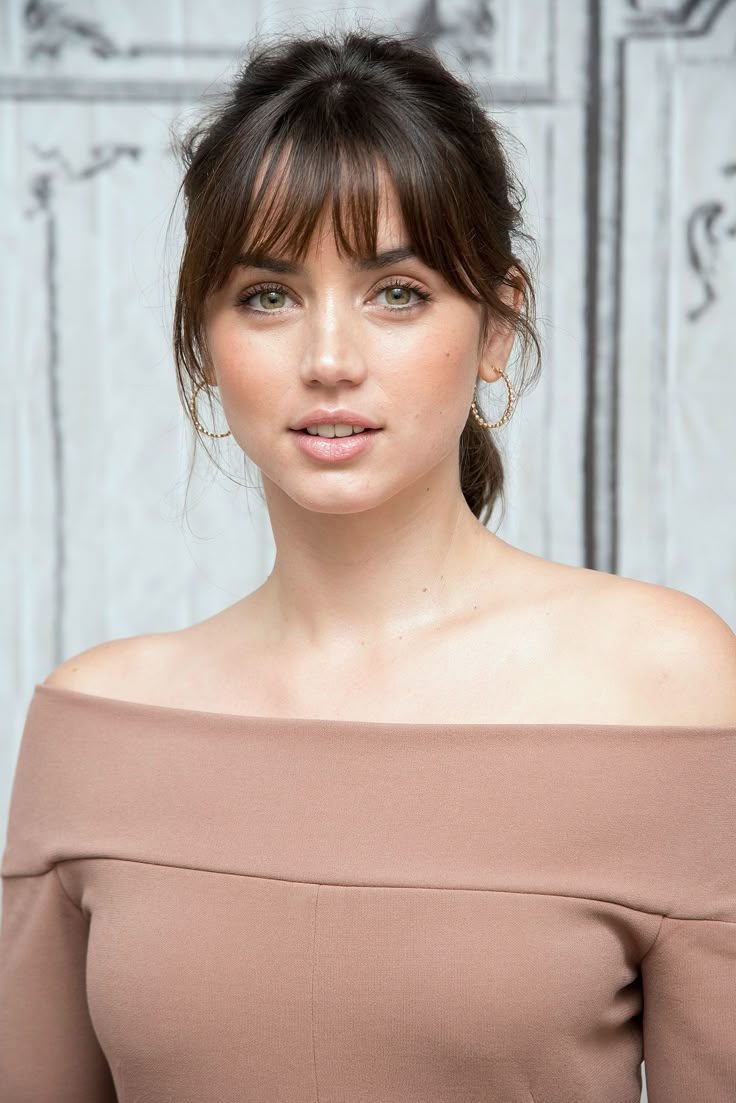
%> input picture Wavelet/IMG.jpg, 736 x 1103 px
$ octave wavelettransform.m   (GNU Octave 9; MATLAB toolbox functions it lacks are replaced by stand-ins)
%> lines starting %> are read from the running program, lines starting %| are printed output that depends on the picture
% created by - Dhairya Rathore
clc;
clear all;
close all;

% Read input image
Im = imread('IMG.jpg');
%> Im is the input picture: size 1103x736x3 uint8; mean R, G, B 184.9, 166.8, 158.4

% Display initial image (as it is)
figure;
imshow(Im);
title('Initial Image');

% Convert to grayscale if needed
if size(Im,3) == 3
    Ig = rgb2gray(Im);
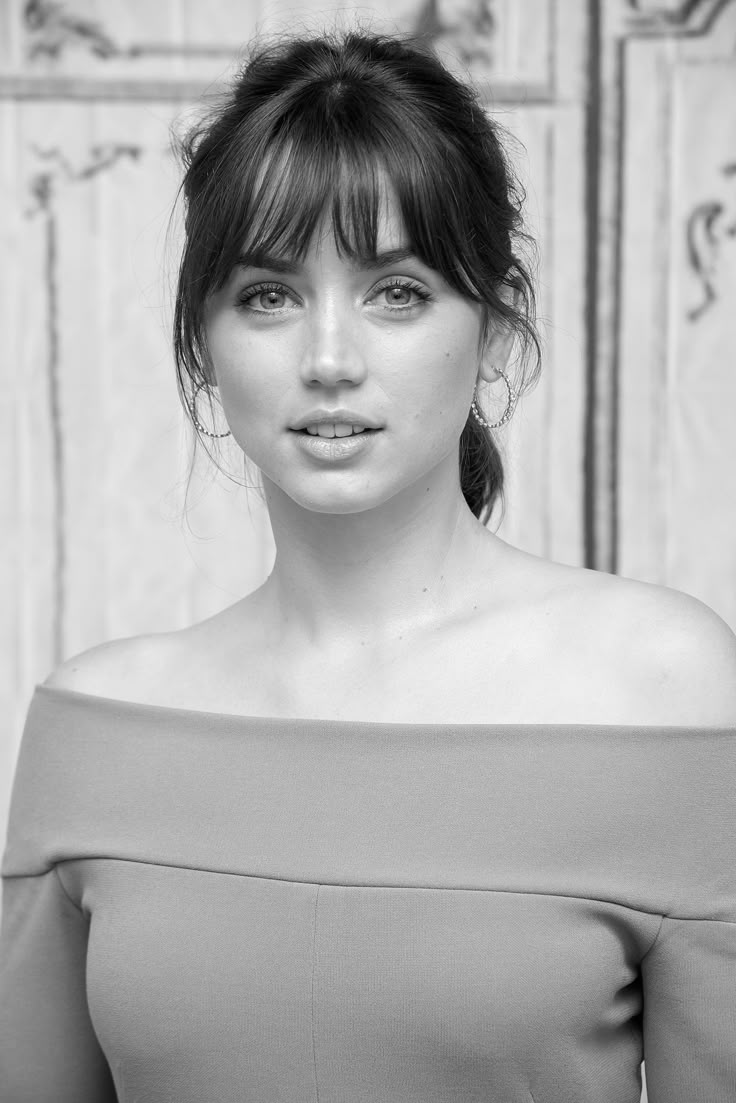
%> Ig: size 1103x736 uint8; min 0, max 254, mean 171.3
else
    Ig = Im;
end

% Display grayscale image
figure;
imshow(Ig);
title('Grayscale Image');

% 2-D Discrete Wavelet Transform on grayscale image
[LL, LH, HL, HH] = dwt2(Ig,'haar');
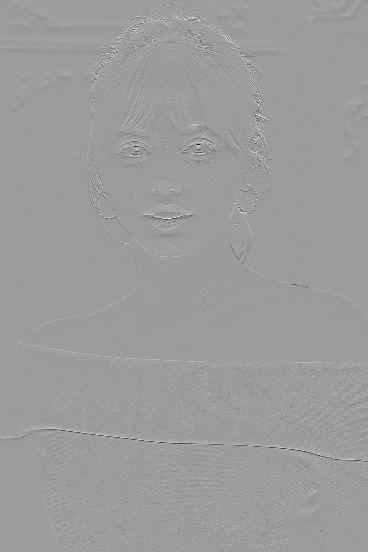
%> LH: size 552x368 double; min -151, max 95.5, mean 0; drawn with min black and max white
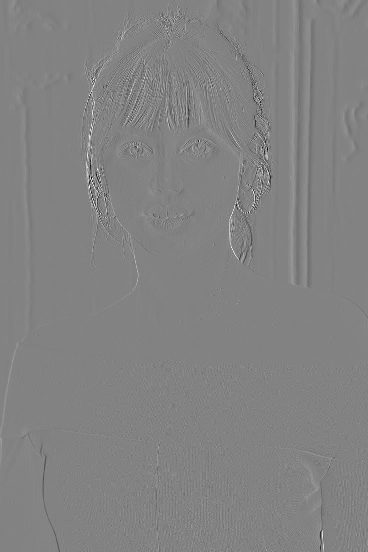
%> HL: size 552x368 double; min -127.5, max 121, mean 0; drawn with min black and max white
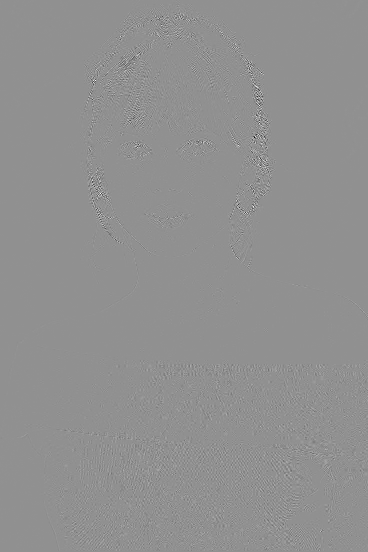
%> HH: size 552x368 double; min -85, max 64.5, mean 0; drawn with min black and max white

figure;
imshow(mat2gray(LL));
title('Approximation (LL)');

figure;
imshow(mat2gray(LH));
title('Vertical Detail (LH)');

figure;
imshow(mat2gray(HL));
title('Horizontal Detail (HL)');

figure;
imshow(mat2gray(HH));
title('Diagonal Detail (HH)');

% Image reconstruction using inverse DWT
recover = idwt2(LL, LH, HL, HH, 'haar');
recover = uint8(recover);
%> recover: size 1104x736 uint8

figure;
imshow(recover);
title('Recovered Image');
